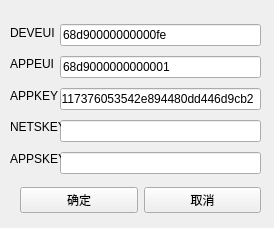
<?xml version="1.0" encoding="UTF-8"?>
<ui version="4.0">
 <class>Form</class>
 <widget class="QWidget" name="Form">
  <property name="geometry">
   <rect>
    <x>0</x>
    <y>0</y>
    <width>274</width>
    <height>228</height>
   </rect>
  </property>
  <property name="windowTitle">
   <string>at_config</string>
  </property>
  <widget class="QWidget" name="">
   <property name="geometry">
    <rect>
     <x>60</x>
     <y>20</y>
     <width>201</width>
     <height>161</height>
    </rect>
   </property>
   <layout class="QVBoxLayout" name="verticalLayout">
    <item>
     <widget class="QLineEdit" name="lineEdit_deveui">
      <property name="layoutDirection">
       <enum>Qt::LeftToRight</enum>
      </property>
      <property name="text">
       <string>68d90000000000fe</string>
      </property>
     </widget>
    </item>
    <item>
     <widget class="QLineEdit" name="lineEdit_appeui">
      <property name="text">
       <string>68d9000000000001</string>
      </property>
     </widget>
    </item>
    <item>
     <widget class="QLineEdit" name="lineEdit_appkey">
      <property name="text">
       <string>f56117376053542e894480dd446d9cb2 </string>
      </property>
     </widget>
    </item>
    <item>
     <widget class="QLineEdit" name="lineEdit_netskey"/>
    </item>
    <item>
     <widget class="QLineEdit" name="lineEdit_appskey"/>
    </item>
   </layout>
  </widget>
  <widget class="QWidget" name="">
   <property name="geometry">
    <rect>
     <x>10</x>
     <y>20</y>
     <width>51</width>
     <height>151</height>
    </rect>
   </property>
   <layout class="QVBoxLayout" name="verticalLayout_2">
    <item>
     <widget class="QLabel" name="label">
      <property name="text">
       <string>DEVEUI</string>
      </property>
     </widget>
    </item>
    <item>
     <widget class="QLabel" name="label_2">
      <property name="text">
       <string>APPEUI</string>
      </property>
     </widget>
    </item>
    <item>
     <widget class="QLabel" name="label_3">
      <property name="text">
       <string>APPKEY</string>
      </property>
     </widget>
    </item>
    <item>
     <widget class="QLabel" name="label_4">
      <property name="text">
       <string>NETSKEY</string>
      </property>
     </widget>
    </item>
    <item>
     <widget class="QLabel" name="label_5">
      <property name="text">
       <string>APPSKEY</string>
      </property>
     </widget>
    </item>
   </layout>
  </widget>
  <widget class="QWidget" name="">
   <property name="geometry">
    <rect>
     <x>20</x>
     <y>180</y>
     <width>241</width>
     <height>41</height>
    </rect>
   </property>
   <layout class="QHBoxLayout" name="horizontalLayout">
    <item>
     <widget class="QPushButton" name="cfg_bt_ok">
      <property name="text">
       <string>确定</string>
      </property>
     </widget>
    </item>
    <item>
     <widget class="QPushButton" name="cfg_bt_no">
      <property name="text">
       <string>取消</string>
      </property>
     </widget>
    </item>
   </layout>
  </widget>
 </widget>
 <resources/>
 <connections/>
</ui>
